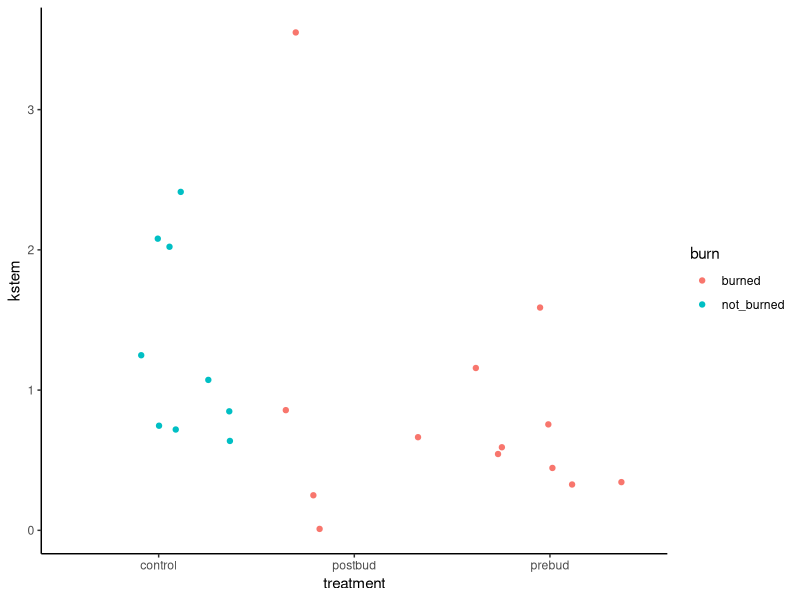
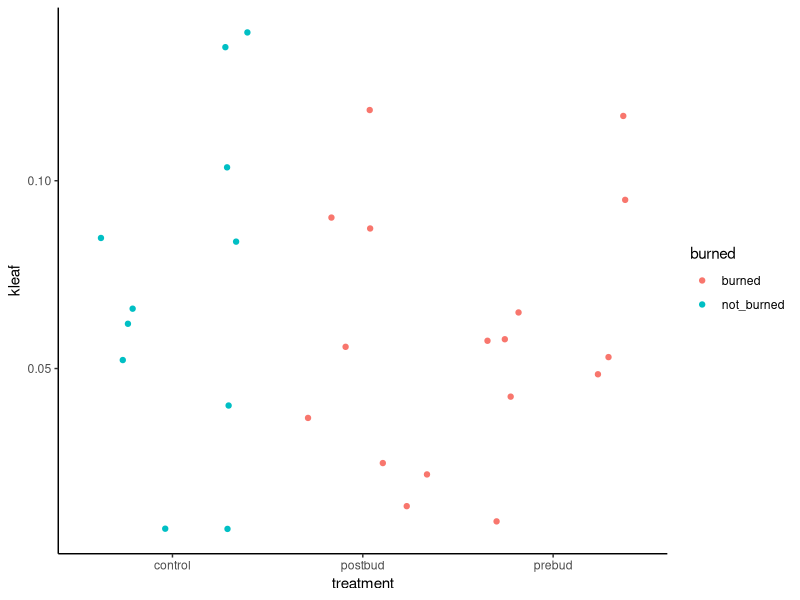

R code for these plots, in order:
## ---- chunk 1
knitr::opts_chunk$set(echo = TRUE)
library(here)
library(tidyverse)
## ---- chunk 2
kstem_oct <- read.csv(here("data","2022-10-18 quke condcalc.csv")) %>% 
  separate(numbr, into = c("plot", "tree", "branch"), sep = "_") %>% 
  mutate(treatment = case_when(plot %in% c(181, 179, 196, 176, 177, 197, 195, 180)~ "prebud",
                               plot %in% c(171, 200, 170, 199, 172, 173, 198, 175)~ "postbud",
                               plot %in% c(154, 152, 153, 158, 157, 156, 87, 80, 83, 190, 191)~ "control")) %>% 
  select(Ks.g.s.MPa.mm, "treatment") %>% 
  rename(kstem = Ks.g.s.MPa.mm) %>% 
  mutate(burn = case_when(treatment %in% c("prebud", "postbud")~ "burned",
                          treatment == "control" ~ "not_burned"), 
         kstem = kstem *-1)

TukeyHSD(aov(kstem~treatment, data = kstem_oct))

ggplot(kstem_oct, aes(x = treatment, y = kstem, col = burn)) + 
  geom_jitter() + 
  theme_classic()

## ---- chunk 3
leaf_area <- read.csv(here("data", "october_leaf_areas.csv")) %>% 
  select(Plot_sample._tree, Total.Area) %>% 
  separate(Plot_sample._tree, into = c("plot", "sample", "tree"), sep = "_") %>% 
  rename(leaf_area = Total.Area) %>% 
  mutate(tree = str_remove(tree, ".jpg"),
         tree = as.numeric(tree),
         leaf_area = leaf_area/10000) %>% 
  group_by(plot, tree, sample) %>% 
  summarise(leaf_area = sum(leaf_area))

kleaf <- read.csv(here("data", "2022-10-18 quke condcalc kleaf.csv")) %>% 
  select(numbr, k.g.s.MPa) %>% 
  separate(numbr, into = c("plot", "tree", "sample")) %>% 
  rename(kleaf = k.g.s.MPa) %>% 
  mutate(tree = as.numeric(tree)) %>% 
  left_join(leaf_area, by = c("plot", "tree", "sample")) %>% 
  drop_na() %>% 
  mutate(kleaf = kleaf/leaf_area,
         treatment = case_when(plot %in% c(181, 179, 196, 176, 177, 197, 195, 180)~ "prebud",
                               plot %in% c(171, 200, 170, 199, 172, 173, 198, 175)~ "postbud",
                               plot %in% c(154, 152, 153, 158, 157, 156, 87, 80, 83, 190, 150, 191)~ "control"),
         burned = case_when(treatment %in% c("prebud", "postbud")~ "burned",
                          treatment == "control" ~ "not_burned")) %>% 
  filter(kleaf < 3)

TukeyHSD(aov(kleaf~treatment, kleaf))

ggplot(kleaf, aes(x = treatment, y = kleaf, col = burned)) + 
  geom_jitter() + 
  theme_classic()
